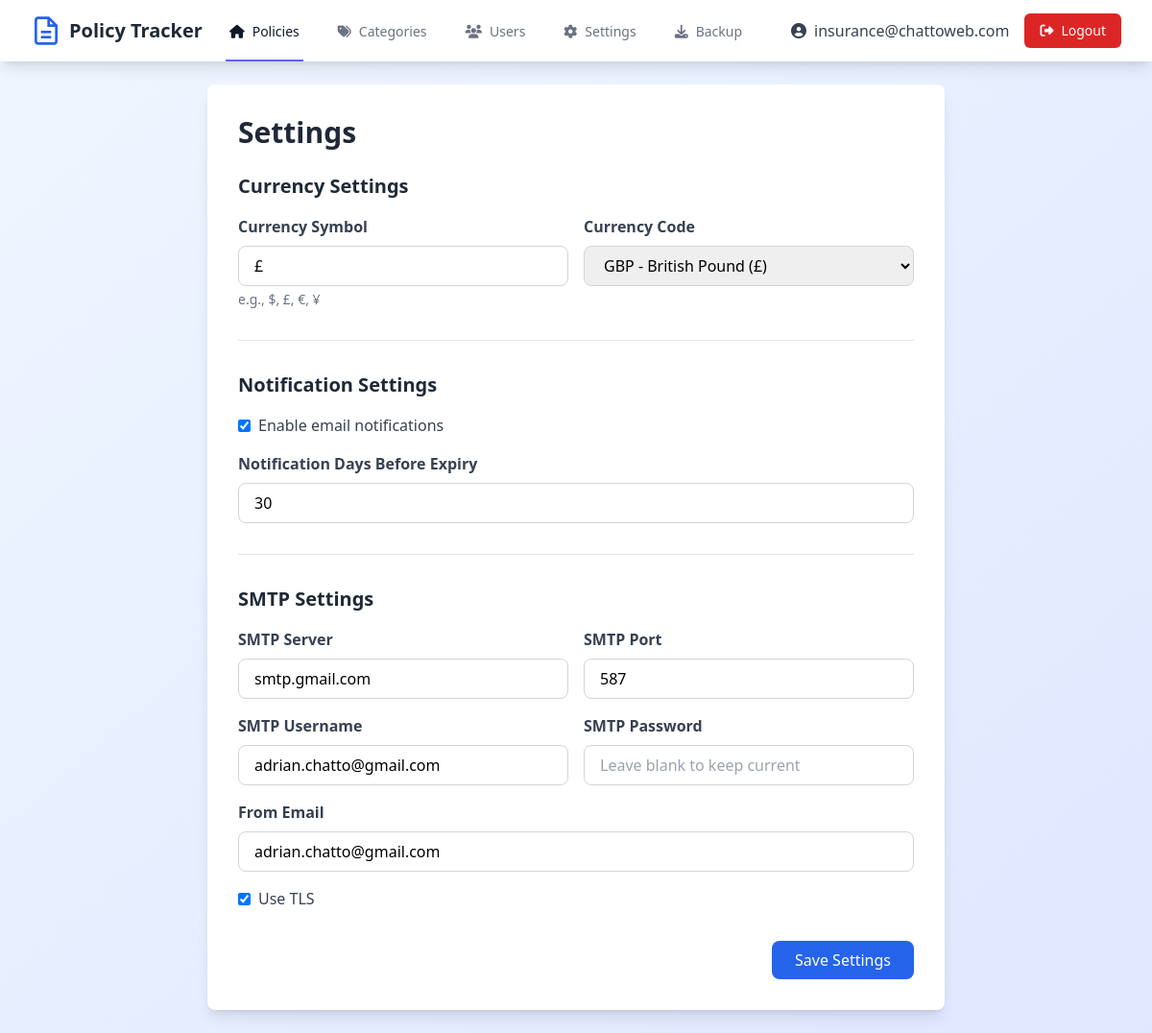
The page /settings (signed in) on the database its author committed.
### tables this page shows
CREATE TABLE users
                 (id INTEGER PRIMARY KEY AUTOINCREMENT,
                  email TEXT UNIQUE NOT NULL,
                  password TEXT NOT NULL,
                  is_admin INTEGER DEFAULT 0,
                  enabled INTEGER DEFAULT 1,
                  created_at TIMESTAMP DEFAULT CURRENT_TIMESTAMP);

CREATE TABLE settings
                 (id INTEGER PRIMARY KEY AUTOINCREMENT,
                  key TEXT UNIQUE NOT NULL,
                  value TEXT NOT NULL);

### app.py (the view, shortened to what this page needs)
@app.route('/settings', methods=['GET', 'POST'])
@admin_required
def settings():
    current_settings = {
        'notification_days': get_setting('notification_days', '30'),
        'notification_enabled': get_setting('notification_enabled', 'true') == 'true',
        'smtp_server': get_setting('smtp_server', ''),
        'smtp_port': get_setting('smtp_port', '587'),
        'smtp_username': get_setting('smtp_username', ''),
        'smtp_from_email': get_setting('smtp_from_email', ''),
        'smtp_use_tls': get_setting('smtp_use_tls', 'true') == 'true',
        'currency_symbol': get_setting('currency_symbol', '$'),
        'currency_code': get_setting('currency_code', 'USD')
    }
    return render_template('settings.html', settings=current_settings)

### app.py (called while the page is built)
def get_db():
    conn = sqlite3.connect(DB_PATH)
    conn.row_factory = sqlite3.Row
    return conn

@app.context_processor
def inject_now():
    return {'now': datetime.now()}

def admin_required(f):
    @wraps(f)
    def decorated_function(*args, **kwargs):
        if 'user_id' not in session:
            flash('Please log in to access this page.', 'error')
            return redirect(url_for('login'))
        conn = get_db()
        c = conn.cursor()
        c.execute("SELECT is_admin, enabled FROM users WHERE id = ?", (session['user_id'],))
        user = c.fetchone()
        conn.close()
        if not user or not user['enabled']:
            session.clear()
            flash('Your account has been disabled.', 'error')
            return redirect(url_for('login'))
        if not user['is_admin']:
            flash('You do not have permission to access this page.', 'error')
            return redirect(url_for('index'))
        return f(*args, **kwargs)
    return decorated_function

def get_setting(key, default=''):
    conn = get_db()
    c = conn.cursor()
    c.execute("SELECT value FROM settings WHERE key = ?", (key,))
    result = c.fetchone()
    conn.close()
    return result['value'] if result else default

### templates/settings.html (shortened to what this page needs)
{% extends "base.html" %}
{% block content %}
<div class="max-w-3xl mx-auto bg-white rounded-lg shadow-lg p-8">
    <h1 class="text-3xl font-bold text-gray-800 mb-6">Settings</h1>
    <form method="POST">
        <div class="mb-8">
            <h2 class="text-xl font-semibold text-gray-800 mb-4">Currency Settings</h2>
            <div class="grid grid-cols-1 md:grid-cols-2 gap-4">
                <div>
                    <label class="block text-gray-700 font-semibold mb-2">Currency Symbol</label>
                    <input type="text" name="currency_symbol" value="{{ settings.currency_symbol }}"
                           placeholder="$"
                           class="w-full px-4 py-2 border border-gray-300 rounded-lg focus:outline-none focus:ring-2 focus:ring-blue-500">
                    <p class="text-sm text-gray-500 mt-1">e.g., $, £, €, ¥</p>
                </div>
                <div>
                    <label class="block text-gray-700 font-semibold mb-2">Currency Code</label>
                    <select name="currency_code" class="w-full px-4 py-2 border border-gray-300 rounded-lg focus:outline-none focus:ring-2 focus:ring-blue-500">
                        <option value="GBP" {% if settings.currency_code == 'GBP' %}selected{% endif %}>GBP - British Pound (£)</option>
                    </select>
                </div>
            </div>
        </div>
        <div class="mb-8 border-t pt-8">
            <h2 class="text-xl font-semibold text-gray-800 mb-4">Notification Settings</h2>
            <div class="space-y-4">
                <div class="flex items-center">
                    <input type="checkbox" name="notification_enabled" id="notification_enabled"
                           {% if settings.notification_enabled %}checked{% endif %} class="mr-2">
                    <label for="notification_enabled" class="text-gray-700">Enable email notifications</label>
                </div>
                <div>
                    <label class="block text-gray-700 font-semibold mb-2">Notification Days Before Expiry</label>
                    <input type="number" name="notification_days" value="{{ settings.notification_days }}"
                           class="w-full px-4 py-2 border border-gray-300 rounded-lg focus:outline-none focus:ring-2 focus:ring-blue-500">
                </div>
            </div>
        </div>
        <div class="mb-8 border-t pt-8">
            <h2 class="text-xl font-semibold text-gray-800 mb-4">SMTP Settings</h2>
            <div class="grid grid-cols-1 md:grid-cols-2 gap-4">
                <div>
                    <label class="block text-gray-700 font-semibold mb-2">SMTP Server</label>
                    <input type="text" name="smtp_server" value="{{ settings.smtp_server }}"
                           class="w-full px-4 py-2 border border-gray-300 rounded-lg focus:outline-none focus:ring-2 focus:ring-blue-500">
                </div>
                <div>
                    <label class="block text-gray-700 font-semibold mb-2">SMTP Port</label>
                    <input type="number" name="smtp_port" value="{{ settings.smtp_port }}"
                           class="w-full px-4 py-2 border border-gray-300 rounded-lg focus:outline-none focus:ring-2 focus:ring-blue-500">
                </div>
                <div>
                    <label class="block text-gray-700 font-semibold mb-2">SMTP Username</label>
                    <input type="text" name="smtp_username" value="{{ settings.smtp_username }}"
                           class="w-full px-4 py-2 border border-gray-300 rounded-lg focus:outline-none focus:ring-2 focus:ring-blue-500">
                </div>
                <div>
                    <label class="block text-gray-700 font-semibold mb-2">SMTP Password</label>
                    <input type="password" name="smtp_password" placeholder="Leave blank to keep current"
                           class="w-full px-4 py-2 border border-gray-300 rounded-lg focus:outline-none focus:ring-2 focus:ring-blue-500">
                </div>
                <div class="md:col-span-2">
                    <label class="block text-gray-700 font-semibold mb-2">From Email</label>
                    <input type="email" name="smtp_from_email" value="{{ settings.smtp_from_email }}"
                           class="w-full px-4 py-2 border border-gray-300 rounded-lg focus:outline-none focus:ring-2 focus:ring-blue-500">
                </div>
                <div class="md:col-span-2">
                    <div class="flex items-center">
                        <input type="checkbox" name="smtp_use_tls" id="smtp_use_tls"
                               {% if settings.smtp_use_tls %}checked{% endif %} class="mr-2">
                        <label for="smtp_use_tls" class="text-gray-700">Use TLS</label>
                    </div>
                </div>
            </div>
        </div>
        <div class="flex justify-end">
            <button type="submit"
                    class="px-6 py-2 bg-blue-600 text-white rounded-lg hover:bg-blue-700 transition duration-200">
                Save Settings
            </button>
        </div>
    </form>
</div>
{% endblock %}

### templates/base.html (shortened to what this page needs)
<!DOCTYPE html>
<html lang="en">
<head>
    <script src="https://cdn.tailwindcss.com"></script>
    <link rel="stylesheet" href="https://cdnjs.cloudflare.com/ajax/libs/font-awesome/6.4.0/css/all.min.css">
</head>
<body class="bg-gradient-to-br from-blue-50 to-indigo-100 min-h-screen">
    {% if session.user_id %}
    <nav class="bg-white shadow-lg">
        <div class="max-w-7xl mx-auto px-4 sm:px-6 lg:px-8">
            <div class="flex justify-between h-16">
                <div class="flex">
                    <div class="flex-shrink-0 flex items-center">
                        <span class="ml-2 text-xl font-bold text-gray-800">Policy Tracker</span>
                    </div>
                    <div class="hidden sm:ml-6 sm:flex sm:space-x-8">
                        <a href="{{ url_for('index') }}" class="border-indigo-500 text-gray-900 inline-flex items-center px-1 pt-1 border-b-2 text-sm font-medium">
                            <i class="fas fa-home mr-2"></i>Policies
                        </a>
                        <a href="{{ url_for('manage_categories') }}" class="border-transparent text-gray-500 hover:border-gray-300 hover:text-gray-700 inline-flex items-center px-1 pt-1 border-b-2 text-sm font-medium">
                            <i class="fas fa-tags mr-2"></i>Categories
                        </a>
                        {% if session.is_admin %}
                        <a href="{{ url_for('users') }}" class="border-transparent text-gray-500 hover:border-gray-300 hover:text-gray-700 inline-flex items-center px-1 pt-1 border-b-2 text-sm font-medium">
                            <i class="fas fa-users mr-2"></i>Users
                        </a>
                        <a href="{{ url_for('settings') }}" class="border-transparent text-gray-500 hover:border-gray-300 hover:text-gray-700 inline-flex items-center px-1 pt-1 border-b-2 text-sm font-medium">
                            <i class="fas fa-cog mr-2"></i>Settings
                        </a>
                        <a href="{{ url_for('backup') }}" class="border-transparent text-gray-500 hover:border-gray-300 hover:text-gray-700 inline-flex items-center px-1 pt-1 border-b-2 text-sm font-medium">
                            <i class="fas fa-download mr-2"></i>Backup
                        </a>
                        {% endif %}
                    </div>
                </div>
                <div class="hidden sm:ml-6 sm:flex sm:items-center space-x-4">
                    <a href="{{ url_for('account') }}" class="text-gray-700 hover:text-gray-900">
                        <i class="fas fa-user-circle mr-2"></i>{{ session.email }}
                    </a>
                    <a href="{{ url_for('logout') }}" class="bg-red-600 text-white px-4 py-2 rounded-md text-sm font-medium hover:bg-red-700">
                        <i class="fas fa-sign-out-alt mr-2"></i>Logout
                    </a>
                </div>
            </div>
        </div>
    </nav>
    {% endif %}
    <div class="max-w-7xl mx-auto py-6 sm:px-6 lg:px-8">
        {% block content %}{% endblock %}
    </div>
</body>
</html>

### rows shown on the page
users: email "insurance@chattoweb.com"
settings: currency_code "GBP - British Pound (£)"
settings: notification_days "30"
settings: smtp_server "smtp.gmail.com"
settings: smtp_port "587"
settings: smtp_username "adrian.chatto@gmail.com"
settings: smtp_from_email "adrian.chatto@gmail.com"
